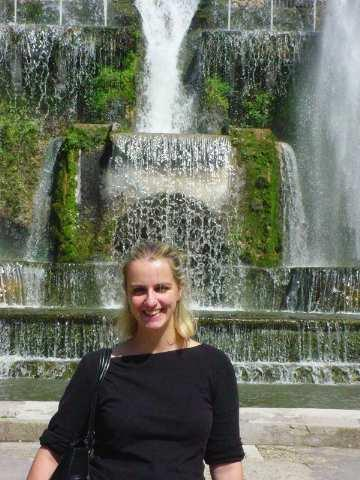
#> input picture classical_repaint/resources/image1.jpg, 360 x 480 px
$ python __main__.py image1.jpg image2.jpg   (older library calls are emulated)
#> lines starting #> are read from the running program, lines starting #| are printed output that depends on the picture
### classical_repaint/resources/inpainter.py
import numpy as np
import matplotlib.pyplot as plt
import time
from skimage.color import rgb2grey, rgb2lab
from skimage.filters import laplace
from scipy.ndimage.filters import convolve
from skimage.io import imread, imsave


class Inpainter():
    def __init__(self, image, mask, patch_size=9, plot_progress=False):
        self.image = image.astype('uint8')
        self.mask = mask.round().astype('uint8')
        self.patch_size = patch_size
        self.plot_progress = plot_progress
        #hyperparameters
        self.alpha=0.6
        self.beta=0.4

        # Non initialized attributes
        self.working_image = None
        self.working_mask = None
        self.front = None
        self.confidence = None
        self.data = None
        self.priority = None
        self.T=None
        self.T_s=None
        self.K=None
        self.normal_gradient=None

    def inpaint(self):
        """ Compute the new image and return it """

        self._validate_inputs()
        self._initialize_attributes()

        start_time = time.time()
        keep_going = True
        while keep_going:
            self._find_front()
            if self.plot_progress:
                self._plot_image()

            self._update_priority()

            target_pixel = self._find_highest_priority_pixel()
            find_start_time = time.time()
            source_patch = self._find_source_patch(target_pixel)
            print('Time to find best: %f seconds'
                  % (time.time()-find_start_time))

            self._update_image(target_pixel, source_patch)
            imsave('output.jpg',self.working_image, quality=100)

            keep_going = not self._finished()

        print('Took %f seconds to complete' % (time.time() - start_time))
        return self.working_image

    def _validate_inputs(self):
        if self.image.shape[:2] != self.mask.shape:
            raise AttributeError('mask and image must be of the same size')

    # [52 lines left out: functions _plot_image, _initialize_attributes, _find_front, not called in this run]
        # TODO: check if scipy's laplace filter is faster than scikit's

    def _update_T_s(self):
      self.T_s=18*np.count_nonzero(self._calc_normal_matrix)/self.patch_size

    # [98 lines left out: functions _update_priority, _update_confidence, _update_K, _update_data, _calc_normal_matrix, _calc_gradient_matrix, not called in this run]

    def _find_highest_priority_pixel(self):
        point = np.unravel_index(self.priority.argmax(), self.priority.shape)
        return point

    # [121 lines left out: functions _find_source_patch, _update_image, _get_patch, _calc_patch_difference, _finished, not called in this run]

    @staticmethod
    def _patch_area(patch):
        return (1+patch[0][1]-patch[0][0]) * (1+patch[1][1]-patch[1][0])

    @staticmethod
    def _patch_shape(patch):
        return (1+patch[0][1]-patch[0][0]), (1+patch[1][1]-patch[1][0])

    # [18 lines left out: functions _patch_data, _copy_to_patch, _to_rgb, not called in this run]

### classical_repaint/resources/__main__.py
import argparse
from skimage.io import imread, imsave

from inpainter import Inpainter


def main():
    args = parse_args()

    image = imread(args.input_image)
#> image is the input picture: shape (480, 360, 3); mean R, G, B 107.2, 111.8, 98.3
    mask = imread(args.mask, as_gray=True)
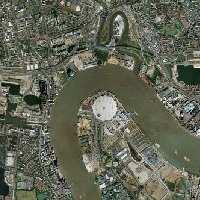
#> input picture classical_repaint/resources/image2.jpg, 200 x 200 px
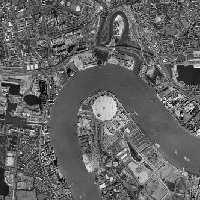
#> mask: shape (200, 200) float64; min 0, max 0.999, mean 0.39

    output_image = Inpainter(
        image,
        mask,
        patch_size=args.patch_size,
        plot_progress=args.plot_progress
    ).inpaint()
#> in __init__, `self.mask = mask.round().astype('uint8')`:
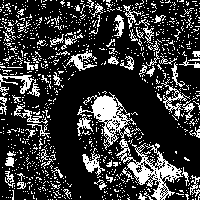
#> self.mask: shape (200, 200); values 0 (black) and 1 (white), 22.1% white in thin lines or dots
    imsave(args.output, output_image, quality=100)


def parse_args():
    parser = argparse.ArgumentParser()
    parser.add_argument(
        '-ps',
        '--patch-size',
        help='the size of the patches',
        type=int,
        default=9
    )
    parser.add_argument(
        '-o',
        '--output',
        help='the file path to save the output image',
        default='output_28-0.jpg'
    )
    parser.add_argument(
        '--plot-progress',
        help='plot each generated image',
        action='store_true',
        default=False
    )
    parser.add_argument(
        'input_image',
        help='the image containing objects to be removed'
    )
    parser.add_argument(
        'mask',
        help='the mask of the region to be removed'
    )
    return parser.parse_args()


if __name__ == '__main__':
#> (the run stopped early here; a loop or call above may not have finished)
